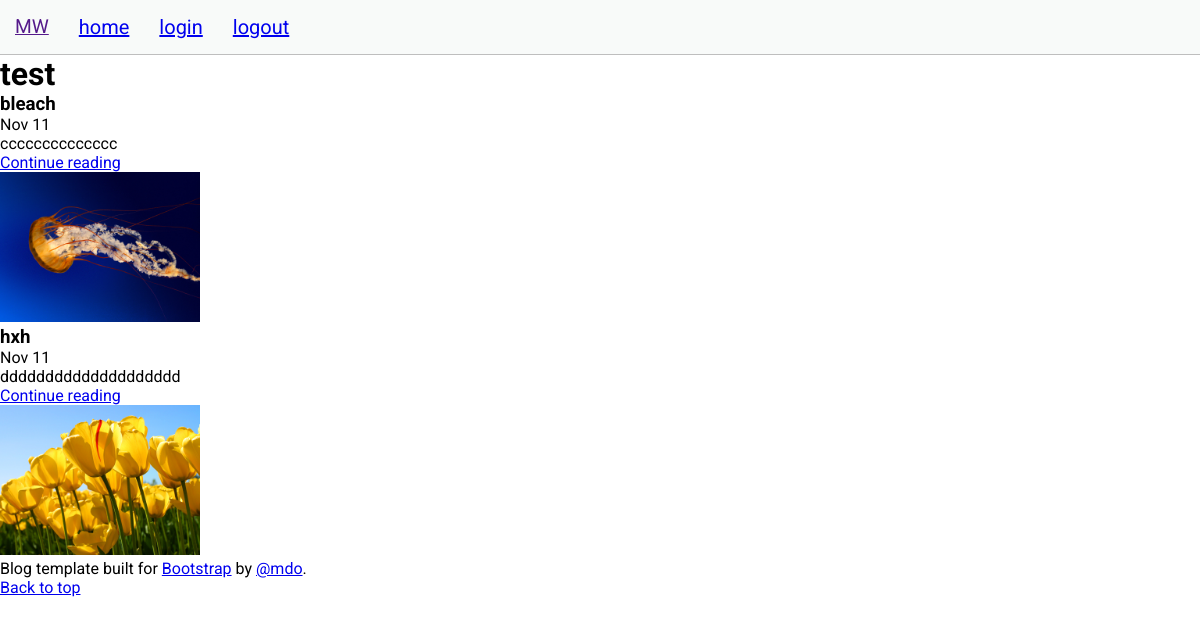
Screenshot of /profil/2/ with the database file from the repository.
### manga/models.py (models this page shows, shortened)
class Manga(models.Model):
    name = models.CharField(max_length=255, default='')
    description = models.TextField(default='')
    slug = models.SlugField(blank=True, default='')
    image = models.ImageField(default='', blank=True, upload_to='images')
    user = models.ForeignKey(User, null=True, on_delete=models.CASCADE) #un chapitre appartient à un seul manga

### useraccount/models.py (models this page shows)
class User(AbstractUser):
   description = models.TextField(default='')
   def __str__(self):
        return self.username

### useraccount/views.py (the view)
# urls.py: path('profil/', include('useraccount.urls')),
def profil(request,id):
  mangalist = Manga.objects.filter(user_id=id)  #recupère les mangas defini par l'id
  return render(request, 'useraccount/profil.html', {'mangahtml': mangalist })

### templates/useraccount/profil.html (shortened to what this page needs)
{% extends 'base/base.html' %}
{% block content %}
        <h1> {{ mangahtml.first.user }} </h1>
<div class="row mb-2">
{% for manga in mangahtml %}
      <div class="col-md-6">
        <div class="row no-gutters border rounded overflow-hidden flex-md-row mb-4 shadow-sm h-md-150 position-relative">
          <div class="col p-4 d-flex flex-column position-static">
            <h3 class="mb-0">{{ manga.name }}</h3>
            <div class="mb-1 text-muted">Nov 11</div>
            <p class="mb-auto">{{ manga.description|slice:":100" }}</p>
            <a href="{% url 'manga:pagedetailmanga'  manga.slug %}" target="_self" class="stretched-link">Continue reading</a>
          </div>
          <div class="col-auto d-none d-lg-block">
            <img class= "img-fluid max-width:100% height:auto" width="200" height="150" src="{{ manga.image.url }}" >
          </div>
        </div>
      </div>
{% endfor %}
  </div>
{% endblock %}

### static/base/css/base.css (style rules this page uses)
*, h1, h2 { margin: 0; padding: 0; box-sizing: border-box; font-family: 'Roboto', sans-serif; }

### static/base/css/menu.css (style rules this page uses)
*, h1, h2 { margin: 0; padding: 0; box-sizing: border-box; font-family: 'Roboto', sans-serif; }

### static/base/css/variable.css (style rules this page uses)
:root { --myheightmenu: ; --mybackground: #ffffff; --couleurtexte:#181818; --heightMenu: 54px; --heightFooter: 38px; --heightContenair: calc(100vh-(var(--heightMenu)+var(--heightFooter))); }

### rows the page displays
Manga: first.user "test", name "bleach", description "cccccccccccccc", image (picture)
Manga: name "hxh", description "dddddddddddddddddddd", image (picture)
